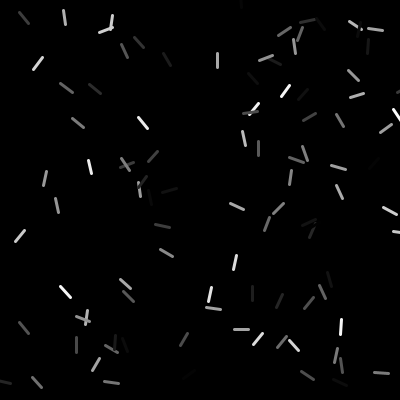
Frame 1 (no input)
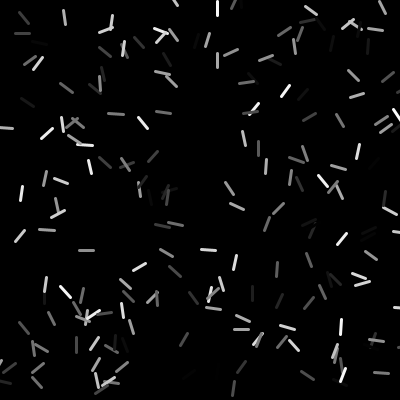
Frame 2 (the mouse pressed at the canvas centre, redrawn once)

The Processing sketch that drew these frames (run headless with seeded random() and noise(); the mouse was pressed at the canvas centre and the sketch redrawn once):

// Processing sketch: T2_Bs6
// ── T2_Bs6.pde
// T2. Lab 1. DMP - KP_S25
// Martinez
// Back to Basics. Color Example 1

float x, y;
void setup() {
  size(400, 400);
  background(0);
  noLoop();
  strokeWeight(3);
}
void draw() {

  for (int i=0; i<100; i++) {
    x = random(width);
    y=random(height);
    stroke(random(255));
    pushMatrix();
    translate(x,y);
    rotate(random(TWO_PI));
    line (0, 0, 10, 10);
    popMatrix();
  }
}
